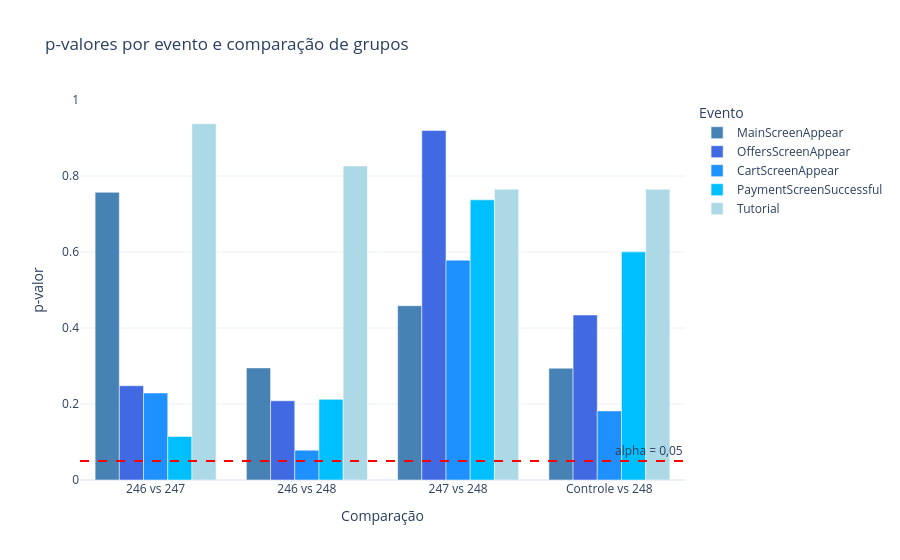

Notebook code cell kept with this figure:
### Code cell
grupos_labels = ['246 vs 247', '246 vs 248', '247 vs 248', 'Controle vs 248']
cores_eventos = ['steelblue', 'royalblue', 'dodgerblue', 'deepskyblue', 'lightblue']

p_valores = {
    'MainScreenAppear':       [0.7571, 0.2950, 0.4587, 0.2942],
    'OffersScreenAppear':     [0.2481, 0.2084, 0.9198, 0.4343],
    'CartScreenAppear':       [0.2288, 0.0784, 0.5786, 0.1818],
    'PaymentScreenSuccessful':[0.1146, 0.2123, 0.7373, 0.6004],
    'Tutorial':               [0.9377, 0.8264, 0.7653, 0.7649],
}

fig = go.Figure()

for i, (evento, p_vals) in enumerate(p_valores.items()):
    fig.add_trace(go.Bar(
        name=evento,
        x=grupos_labels,
        y=p_vals,
        marker_color=cores_eventos[i],
        hovertemplate='Comparação: %{x}<br>p-valor: %{y:.4f}<extra>' + evento + '</extra>'
    ))

# linha do alpha = 0.05
fig.add_hline(
    y=0.05,
    line_dash='dash',
    line_color='red',
    annotation_text='alpha = 0,05',
    annotation_position='top right'
)

fig.update_layout(
    title='p-valores por evento e comparação de grupos',
    xaxis_title='Comparação',
    yaxis_title='p-valor',
    barmode='group',
    template='plotly_white',
    legend_title='Evento',
    yaxis=dict(range=[0, 1])
)

fig.show()

### Figure 1 — Plotly figure (JSON) as saved in the notebook; plotly's stock layout.template omitted (floating-point values rounded to 4 significant figures)
{"data": [{"hovertemplate": "Comparação: %{x}<br>p-valor: %{y:.4f}<extra>MainScreenAppear</extra>", "marker": {"color": "steelblue"}, "name": "MainScreenAppear", "type": "bar", "x": ["246 vs 247", "246 vs 248", "247 vs 248", "Controle vs 248"], "y": [0.7571, 0.295, 0.4587, 0.2942]}, {"hovertemplate": "Comparação: %{x}<br>p-valor: %{y:.4f}<extra>OffersScreenAppear</extra>", "marker": {"color": "royalblue"}, "name": "OffersScreenAppear", "type": "bar", "x": ["246 vs 247", "246 vs 248", "247 vs 248", "Controle vs 248"], "y": [0.2481, 0.2084, 0.9198, 0.4343]}, {"hovertemplate": "Comparação: %{x}<br>p-valor: %{y:.4f}<extra>CartScreenAppear</extra>", "marker": {"color": "dodgerblue"}, "name": "CartScreenAppear", "type": "bar", "x": ["246 vs 247", "246 vs 248", "247 vs 248", "Controle vs 248"], "y": [0.2288, 0.0784, 0.5786, 0.1818]}, {"hovertemplate": "Comparação: %{x}<br>p-valor: %{y:.4f}<extra>PaymentScreenSuccessful</extra>", "marker": {"color": "deepskyblue"}, "name": "PaymentScreenSuccessful", "type": "bar", "x": ["246 vs 247", "246 vs 248", "247 vs 248", "Controle vs 248"], "y": [0.1146, 0.2123, 0.7373, 0.6004]}, {"hovertemplate": "Comparação: %{x}<br>p-valor: %{y:.4f}<extra>Tutorial</extra>", "marker": {"color": "lightblue"}, "name": "Tutorial", "type": "bar", "x": ["246 vs 247", "246 vs 248", "247 vs 248", "Controle vs 248"], "y": [0.9377, 0.8264, 0.7653, 0.7649]}], "layout": {"annotations": [{"showarrow": false, "text": "alpha = 0,05", "x": 1, "xanchor": "right", "xref": "x domain", "y": 0.05, "yanchor": "bottom", "yref": "y"}], "barmode": "group", "legend": {"title": {"text": "Evento"}}, "shapes": [{"line": {"color": "red", "dash": "dash"}, "type": "line", "x0": 0, "x1": 1, "xref": "x domain", "y0": 0.05, "y1": 0.05, "yref": "y"}], "title": {"text": "p-valores por evento e comparação de grupos"}, "xaxis": {"title": {"text": "Comparação"}}, "yaxis": {"range": [0, 1], "title": {"text": "p-valor"}}}}
